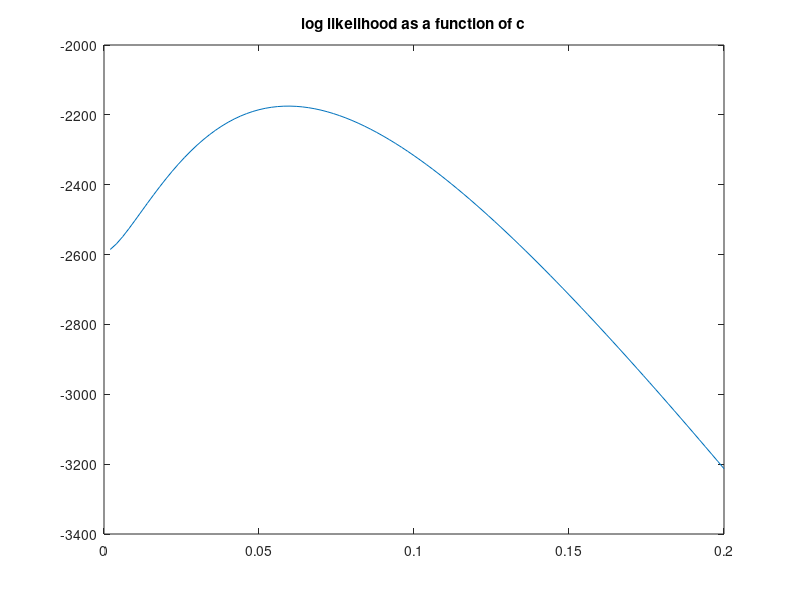

The MATLAB script that drew this image: (Note: this script raises an error after producing the figure.)
data = importdata('yogurt_2018.txt');

%Q1
ave_price = zeros(3,3);

for i = 1:3
I = find(data(:,2)==i);

ave_price(i,:) = mean(data(I,3:5),1);

end

%Q2
beta = -0.04;
alpha_2 = 0.5;
alpha_3 = -1;

utilities = zeros(size(data(:,3:5)));

utilities(:,1) = data(:,3)*beta;
utilities(:,2) = data(:,4)*beta+alpha_2;
utilities(:,3) = data(:,5)*beta+alpha_3;

exp_util = exp(utilities);

samples = size(data,1);

I = (1:samples).';
k = sub2ind(size(utilities), I, data(:,2));
C = utilities(k);

log_likelihood = sum(C-log(sum(exp_util,2)));

%Q3
count_2 = size(find(data(:,2)==2),1);
count_3 = size(find(data(:,2)==3),1);

del_a2 = count_2 - sum(exp_util(:,2)./(sum(exp_util,2)));
del_a3 = count_3 - sum(exp_util(:,3)./(sum(exp_util,2)));
prices = data(:,3:5);
del_beta = sum(prices(k))-sum(sum(exp_util.*prices,2)./sum(exp_util,2));

%Q4
del2_a22 = sum(power(exp_util(:,2),2)./power(sum(exp_util,2),2)) - sum(exp_util(:,2)./(sum(exp_util,2)));
del2_a33 = sum(power(exp_util(:,3),2)./power(sum(exp_util,2),2)) - sum(exp_util(:,3)./(sum(exp_util,2)));
del2_a23 = sum((exp_util(:,3)).*(exp_util(:,2))./power(sum(exp_util,2),2));
del2_a2beta = sum(exp_util(:,2).*sum(exp_util.*prices,2)./power(sum(exp_util,2),2)) - sum(prices(:,2).*exp_util(:,2)./(sum(exp_util,2)));
del2_a3beta = sum(exp_util(:,3).*sum(exp_util.*prices,2)./power(sum(exp_util,2),2)) - sum(prices(:,3).*exp_util(:,3)./(sum(exp_util,2)));
del2_betabeta = sum(power(sum(exp_util.*prices,2),2)./power(sum(exp_util,2),2)) - sum(sum(exp_util.*power(prices,2),2)./(sum(exp_util,2)));


%Q5

runs = 10;

newton_raphson = zeros(runs,3);

newton_raphson(1,1) = alpha_2;
newton_raphson(1,2) = alpha_3;
newton_raphson(1,3) = beta;

for i = 1:runs-1
 
beta = newton_raphson(i,3);
alpha_2 = newton_raphson(i,1);
alpha_3 = newton_raphson(i,2);

utilities = zeros(size(data(:,3:5)));

utilities(:,1) = data(:,3)*beta;
utilities(:,2) = data(:,4)*beta+alpha_2;
utilities(:,3) = data(:,5)*beta+alpha_3;

exp_util = exp(utilities);

samples = size(data,1);

I = (1:samples).';
k = sub2ind(size(utilities), I, data(:,2));
C = utilities(k);

log_likelihood = sum(C-log(sum(exp_util,2)));

%first derivative
count_2 = size(find(data(:,2)==2),1);
count_3 = size(find(data(:,2)==3),1);

del_a2 = count_2 - sum(exp_util(:,2)./(sum(exp_util,2)));
del_a3 = count_3 - sum(exp_util(:,3)./(sum(exp_util,2)));
prices = data(:,3:5);
del_beta = sum(prices(k))-sum(sum(exp_util.*prices,2)./sum(exp_util,2));

%second derivative
del2_a22 = sum(power(exp_util(:,2),2)./power(sum(exp_util,2),2)) - sum(exp_util(:,2)./(sum(exp_util,2)));
del2_a33 = sum(power(exp_util(:,3),2)./power(sum(exp_util,2),2)) - sum(exp_util(:,3)./(sum(exp_util,2)));
del2_a23 = sum((exp_util(:,3)).*(exp_util(:,2))./power(sum(exp_util,2),2));
del2_a2beta = sum(exp_util(:,2).*sum(exp_util.*prices,2)./power(sum(exp_util,2),2)) - sum(prices(:,2).*exp_util(:,2)./(sum(exp_util,2)));
del2_a3beta = sum(exp_util(:,3).*sum(exp_util.*prices,2)./power(sum(exp_util,2),2)) - sum(prices(:,3).*exp_util(:,3)./(sum(exp_util,2)));
del2_betabeta = sum(power(sum(exp_util.*prices,2),2)./power(sum(exp_util,2),2)) - sum(sum(exp_util.*power(prices,2),2)./(sum(exp_util,2)));

Hessian = zeros(3,3);
Hessian(1,1) = del2_a22;
Hessian(2,2) = del2_a33;
Hessian(3,3) = del2_betabeta;
Hessian(1,2) = del2_a23;
Hessian(2,1) = del2_a23;
Hessian(1,3) = del2_a2beta;
Hessian(3,1) = del2_a2beta;
Hessian(2,3) = del2_a3beta;
Hessian(3,2) = del2_a3beta;

gradient = zeros(3,1);

gradient(1,1) = del_a2;
gradient(2,1) = del_a3;
gradient(3,1) = del_beta;

update = (inv(Hessian))*gradient;

newton_raphson(i+1,1) = alpha_2-update(1,1);
newton_raphson(i+1,2) = alpha_3-update(2,1);
newton_raphson(i+1,3) = beta-update(3,1);

max(gradient)

end

%Q7
log_likelihood = zeros(100,1);

for l = 1:100
c = l*0.2/100;
beta_L = beta-c;
beta_H = beta+c;

utilities_L = zeros(size(data(:,3:5)));
utilities_H = zeros(size(data(:,3:5)));

utilities_L(:,1) = data(:,3)*beta_L;
utilities_L(:,2) = data(:,4)*beta_L+alpha_2;
utilities_L(:,3) = data(:,5)*beta_L+alpha_3;

utilities_H(:,1) = data(:,3)*beta_H;
utilities_H(:,2) = data(:,4)*beta_H+alpha_2;
utilities_H(:,3) = data(:,5)*beta_H+alpha_3;

exp_util_L = exp(utilities_L);
exp_util_H = exp(utilities_H);

indiv_likelihood_L = exp_util_L(k)./sum(exp_util_L,2);
indiv_likelihood_H = exp_util_H(k)./sum(exp_util_H,2);

for i = 1:429
    consumer_purchases = find(data(:,1)==i);
    
    consumer_likelihood = 0.4*prod(indiv_likelihood_L(consumer_purchases))+0.6*prod(indiv_likelihood_H(consumer_purchases));
    
    log_likelihood(l) = log_likelihood(l) + log(consumer_likelihood);
end

end
x = 0.002:0.002:0.2;    
plot(x,log_likelihood)
title('log likelihood as a function of c')

%Q8

rate = 0.0001;

choice_prices = prices(k);

parameters = zeros(101,4);

parameters(1,1) = 0.9;
parameters(1,2) = -0.7;
parameters(1,3) = -0.05;
parameters(1,4) = -0.03;

for iteration = 1:1000
    
beta_L = parameters(iteration,3);
beta_H = parameters(iteration,4);
alpha_2 = parameters(iteration,1);
alpha_3 = parameters(iteration,2);

utilities_L = zeros(size(data(:,3:5)));
utilities_H = zeros(size(data(:,3:5)));

utilities_L(:,1) = data(:,3)*beta_L;
utilities_L(:,2) = data(:,4)*beta_L+alpha_2;
utilities_L(:,3) = data(:,5)*beta_L+alpha_3;

utilities_H(:,1) = data(:,3)*beta_H;
utilities_H(:,2) = data(:,4)*beta_H+alpha_2;
utilities_H(:,3) = data(:,5)*beta_H+alpha_3;

exp_util_L = exp(utilities_L);
exp_util_H = exp(utilities_H);
exp_util_L_choice = exp_util_L(k);
exp_util_H_choice = exp_util_H(k);

%E-step

posterior = zeros(429,1);

for i = 1:429
    consumer_purchases = find(data(:,1)==i);
    like_L = prod(exp_util_L_choice(consumer_purchases)./sum(exp_util_L(consumer_purchases,:),2));
    like_H = prod(exp_util_H_choice(consumer_purchases)./sum(exp_util_H(consumer_purchases,:),2));
    posterior(i) = 0.4*like_L/(0.4*like_L+0.6*like_H);
end



%M-step

%vector of posterior probabilities for each purchase
post = zeros(samples,1);
for i = 1:samples
consumer_purchases = find(data(:,1)==i);
post(i,1) = posterior(data(i,1));
end

cvx_begin
    variable alpha_2
    variable alpha_3
    variable beta_L
    variable beta_H
    
    utilities_L_1 = data(:,3)*beta_L;
    utilities_L_2 = data(:,4)*beta_L+alpha_2;
    utilities_L_3 = data(:,5)*beta_L+alpha_3;

    utilities_H_1 = data(:,3)*beta_H;
    utilities_H_2 = data(:,4)*beta_H+alpha_2;
    utilities_H_3 = data(:,5)*beta_H+alpha_3;

    exp_util_L = exp([utilities_L_1 utilities_L_2 utilities_L_3]);
    exp_util_H = exp([utilities_H_1 utilities_H_2 utilities_H_3]);
    util_L_choice = utilities_L(k);
    util_H_choice = utilities_H(k);
    
    likelihood_L = (util_L_choice)-log(sum(exp_util_L,2));
    likelihood_H = (util_H_choice)-log(sum(exp_util_H,2));
    log_likelihood = sum(post.*likelihood_L+(1-post).*likelihood_H);

    maximize (log_likelihood)
    
cvx_end
    
    parameters(iteration+1,3) = beta_L;
    parameters(iteration+1,4) = beta_H;
    parameters(iteration+1,1) = alpha_2;
    parameters(iteration+1,2) = alpha_3;
end
